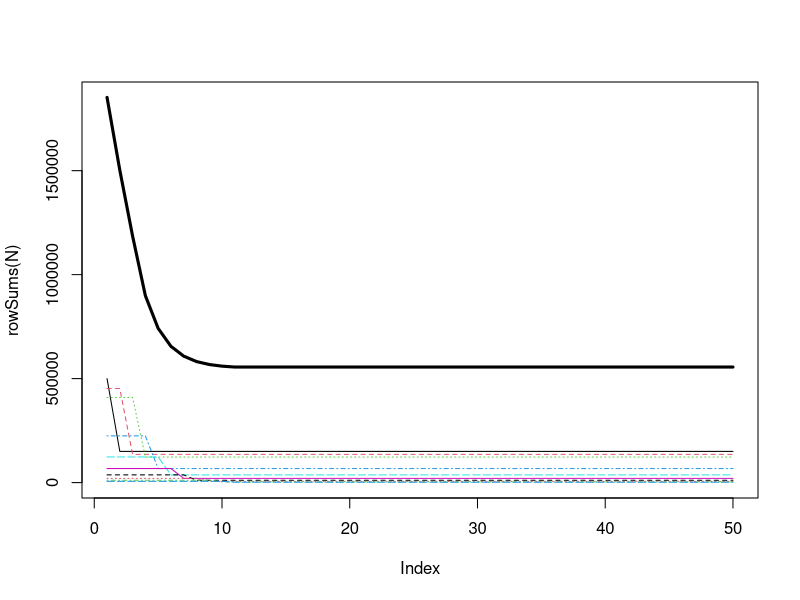

Here is the R script that generated this plot:
rm(list=ls())

#
#FUNCTIONS
#

#
live = function(Na, a, af, nm, fm){
	#Na : number at age
	#a  : age
	#af : age suseptible to fishing
	#nm : natural mortality
	#fm : fishing mortality
	#
	#value : iterate population size forward one step

	#assume population is not in the fishery, but if it is include fishing mortality
        Na1 = Na*exp(-nm)
        if(a>=af){ Na1 = Na*exp(-nm-fm) }
	#
        return( Na1 )
}

#
spawn = function(S, a, b){
        #S : spawning biomass
        #a : BH a parameter
        #b : BH b parameter
	#
	#value : the number of recruits from the given biomass, assuming BH spawning
	
        #
        return( a*S/(1+b*S) )
}

#allometric relationship between length and weight
LtoW = function(l, rho){ 
	#l 	: length
	#rho	: the allometric coefficient between length and weight
	#
	#value 	: the weight of and individual of given length

	#
	return( rho*l^3 )
}

#execute VB growth to convert ages to lengths
AtoL = function(a, a0, k, Linf){ 
	#a	: age
	#a0	: reference age
	#k	: growth constanst
	#Linf	: maximum length
	#
	#value 	: the length of an individual at age a, assuming VB growth.
		
	#
	return( Linf*(1-exp(-k*(a-a0))) ) 
}

#
#GIVENS
#

#max time
Tea = 50
#max age
A   = 10
#allometric coefficient
rho = 0.1
#VB parameters
k   = 0.25
Linf= 50
a0  = 0
nm  = 0.1
fm  = 0.5
#BH parameters
bhA = 3
bhB = 1/50000
#age suseptable to fishing
Af  = 3
#age of first spawn 
As  = 3

#
#ITERATE FORWARD
#

#spawning weights
Ws = LtoW(AtoL(As:A,a0,k,Linf),rho)

#
N = matrix(NA, nrow=Tea, ncol=A)
colnames(N) = sprintf("AGE %d", 1:10)
colnames(N)[As] = sprintf("%s (As)", colnames(N)[As])
colnames(N)[Af] = sprintf("%s (Af)", colnames(N)[Af])
rownames(N) = sprintf("TIME %d", 1:Tea)

#fill in first row
N[1,1] = 500000
for(a in 1:(A-1)){ 
	N[1,a+1] = live(N[1,a], a, Af, nm, fm) 
}

#fill the rest of the matrix
for(t in 1:(Tea-1)){
	#live and die in LA
	for(a in 1:(A-1)){
		N[t+1,a+1] = live(N[t,a], a, Af, nm, fm)
	}
	#baby makin
	S = Ws %*% N[t,As:A]
	N[t+1,1] = spawn(S, bhA, bhB)
}

#
#PLOT
#

#dev.new()
plot(rowSums(N), type='l', ylim=c(0, max(rowSums(N))), lwd=3)
matplot(N, type='l', add=T)





